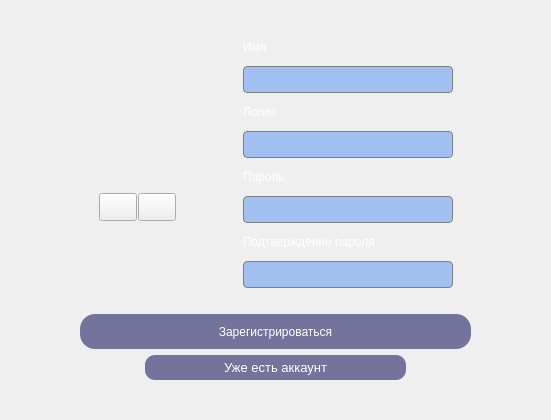
      <widget class="QWidget" name="SignUp">
       <property name="sizePolicy">
        <sizepolicy hsizetype="Expanding" vsizetype="Expanding">
         <horstretch>0</horstretch>
         <verstretch>0</verstretch>
        </sizepolicy>
       </property>
       <layout class="QVBoxLayout" name="verticalLayout_2">
        <property name="spacing">
         <number>0</number>
        </property>
        <property name="leftMargin">
         <number>0</number>
        </property>
        <property name="topMargin">
         <number>0</number>
        </property>
        <property name="rightMargin">
         <number>0</number>
        </property>
        <property name="bottomMargin">
         <number>0</number>
        </property>
        <item>
         <layout class="QVBoxLayout" name="verticalLayout_35">
          <item>
           <spacer name="verticalSpacer_6">
            <property name="orientation">
             <enum>Qt::Vertical</enum>
            </property>
            <property name="sizeHint" stdset="0">
             <size>
              <width>20</width>
              <height>40</height>
             </size>
            </property>
           </spacer>
          </item>
          <item>
           <layout class="QHBoxLayout" name="horizontalLayout_4">
            <item>
             <spacer name="horizontalSpacer_12">
              <property name="orientation">
               <enum>Qt::Horizontal</enum>
              </property>
              <property name="sizeHint" stdset="0">
               <size>
                <width>40</width>
                <height>20</height>
               </size>
              </property>
             </spacer>
            </item>
            <item>
             <layout class="QVBoxLayout" name="verticalLayout_34">
              <property name="spacing">
               <number>6</number>
              </property>
              <item>
               <layout class="QHBoxLayout" name="horizontalLayout_3">
                <item>
                 <spacer name="horizontalSpacer_10">
                  <property name="orientation">
                   <enum>Qt::Horizontal</enum>
                  </property>
                  <property name="sizeHint" stdset="0">
                   <size>
                    <width>40</width>
                    <height>20</height>
                   </size>
                  </property>
                 </spacer>
                </item>
                <item>
                 <layout class="QVBoxLayout" name="verticalLayout_6">
                  <item>
                   <spacer name="verticalSpacer_4">
                    <property name="orientation">
                     <enum>Qt::Vertical</enum>
                    </property>
                    <property name="sizeHint" stdset="0">
                     <size>
                      <width>20</width>
                      <height>40</height>
                     </size>
                    </property>
                   </spacer>
                  </item>
                  <item>
                   <widget class="QLabel" name="signup_avatar">
                    <property name="minimumSize">
                     <size>
                      <width>80</width>
                      <height>80</height>
                     </size>
                    </property>
                    <property name="maximumSize">
                     <size>
                      <width>80</width>
                      <height>80</height>
                     </size>
                    </property>
                    <property name="text">
                     <string/>
                    </property>
                    <property name="alignment">
                     <set>Qt::AlignCenter</set>
                    </property>
                   </widget>
                  </item>
                  <item>
                   <layout class="QHBoxLayout" name="horizontalLayout_10">
                    <property name="spacing">
                     <number>0</number>
                    </property>
                    <item>
                     <widget class="QPushButton" name="add_avatar">
                      <property name="minimumSize">
                       <size>
                        <width>38</width>
                        <height>28</height>
                       </size>
                      </property>
                      <property name="maximumSize">
                       <size>
                        <width>38</width>
                        <height>28</height>
                       </size>
                      </property>
                      <property name="styleSheet">
                       <string notr="true">image: url(:/Resources/plus.png);</string>
                      </property>
                      <property name="text">
                       <string/>
                      </property>
                     </widget>
                    </item>
                    <item>
                     <widget class="QPushButton" name="delete_avatar">
                      <property name="minimumSize">
                       <size>
                        <width>38</width>
                        <height>28</height>
                       </size>
                      </property>
                      <property name="maximumSize">
                       <size>
                        <width>38</width>
                        <height>28</height>
                       </size>
                      </property>
                      <property name="styleSheet">
                       <string notr="true">image: url(:/Resources/del.png);</string>
                      </property>
                      <property name="text">
                       <string/>
                      </property>
                     </widget>
                    </item>
                   </layout>
                  </item>
                  <item>
                   <spacer name="verticalSpacer_3">
                    <property name="orientation">
                     <enum>Qt::Vertical</enum>
                    </property>
                    <property name="sizeHint" stdset="0">
                     <size>
                      <width>20</width>
                      <height>40</height>
                     </size>
                    </property>
                   </spacer>
                  </item>
                 </layout>
                </item>
                <item>
                 <spacer name="horizontalSpacer_9">
                  <property name="orientation">
                   <enum>Qt::Horizontal</enum>
                  </property>
                  <property name="sizeHint" stdset="0">
                   <size>
                    <width>40</width>
                    <height>20</height>
                   </size>
                  </property>
                 </spacer>
                </item>
                <item>
                 <layout class="QVBoxLayout" name="verticalLayout_31">
                  <property name="spacing">
                   <number>12</number>
                  </property>
                  <item>
                   <layout class="QVBoxLayout" name="verticalLayout_11">
                    <item>
                     <widget class="QLabel" name="signup_name_label">
                      <property name="styleSheet">
                       <string notr="true">QLabel
{
        font: 13pt &quot;Open Sans Light&quot;;
		
	color: rgb(255, 255, 255);
}</string>
                      </property>
                      <property name="text">
                       <string>Имя</string>
                      </property>
                     </widget>
                    </item>
                    <item>
                     <widget class="QLineEdit" name="username_edit">
                      <property name="sizePolicy">
                       <sizepolicy hsizetype="Fixed" vsizetype="Fixed">
                        <horstretch>0</horstretch>
                        <verstretch>0</verstretch>
                       </sizepolicy>
                      </property>
                      <property name="minimumSize">
                       <size>
                        <width>210</width>
                        <height>27</height>
                       </size>
                      </property>
                      <property name="maximumSize">
                       <size>
                        <width>210</width>
                        <height>16777215</height>
                       </size>
                      </property>
                      <property name="styleSheet">
                       <string notr="true">QLineEdit
{
        font: 11pt &quot;Open Sans&quot;;
        border:1px solid  grey ;
        min-height: 25px;
        background-color: rgb(161, 192, 239);
		 border-radius: 4px;
}

QLineEdit:focus
{
        border:1px solid  #161626 ;
} </string>
                      </property>
                      <property name="maxLength">
                       <number>20</number>
                      </property>
                     </widget>
                    </item>
                   </layout>
                  </item>
                  <item>
                   <layout class="QVBoxLayout" name="verticalLayout_14">
                    <item>
                     <widget class="QLabel" name="signup_login_label">
                      <property name="styleSheet">
                       <string notr="true">QLabel
{
        font: 13pt &quot;Open Sans Light&quot;;
		
	color: rgb(255, 255, 255);
}</string>
                      </property>
                      <property name="text">
                       <string>Логин</string>
                      </property>
                     </widget>
                    </item>
                    <item>
                     <widget class="QLineEdit" name="login_edit">
                      <property name="sizePolicy">
                       <sizepolicy hsizetype="Fixed" vsizetype="Fixed">
                        <horstretch>0</horstretch>
                        <verstretch>0</verstretch>
                       </sizepolicy>
                      </property>
                      <property name="minimumSize">
                       <size>
                        <width>210</width>
                        <height>27</height>
                       </size>
                      </property>
                      <property name="maximumSize">
                       <size>
                        <width>210</width>
                        <height>16777215</height>
                       </size>
                      </property>
                      <property name="styleSheet">
                       <string notr="true">QLineEdit
{
        font: 11pt &quot;Open Sans&quot;;
        border:1px solid  grey ;
        min-height: 25px;
        background-color: rgb(161, 192, 239);
		 border-radius: 4px;
}

QLineEdit:focus
{
        border:1px solid  #161626 ;
} </string>
                      </property>
                      <property name="maxLength">
                       <number>20</number>
                      </property>
                     </widget>
                    </item>
                   </layout>
                  </item>
                  <item>
                   <layout class="QVBoxLayout" name="verticalLayout_15">
                    <item>
                     <widget class="QLabel" name="signup_password_label">
                      <property name="styleSheet">
                       <string notr="true">QLabel
{
        font: 13pt &quot;Open Sans Light&quot;;
		
	color: rgb(255, 255, 255);
}</string>
                      </property>
                      <property name="text">
                       <string>Пароль</string>
                      </property>
                     </widget>
                    </item>
                    <item>
                     <widget class="QLineEdit" name="password_edit">
                      <property name="sizePolicy">
                       <sizepolicy hsizetype="Fixed" vsizetype="Fixed">
                        <horstretch>0</horstretch>
                        <verstretch>0</verstretch>
                       </sizepolicy>
                      </property>
                      <property name="minimumSize">
                       <size>
                        <width>210</width>
                        <height>27</height>
                       </size>
                      </property>
                      <property name="maximumSize">
                       <size>
                        <width>210</width>
                        <height>27</height>
                       </size>
                      </property>
                      <property name="styleSheet">
                       <string notr="true">QLineEdit
{
        font: 11pt &quot;Open Sans&quot;;
        border:1px solid  grey ;
        min-height: 25px;
	background-color: rgb(161, 192, 239);
		 border-radius: 4px;

}

QLineEdit:focus
{
        border:1px solid  #161626 ;
} </string>
                      </property>
                      <property name="inputMethodHints">
                       <set>Qt::ImhHiddenText|Qt::ImhNoAutoUppercase|Qt::ImhNoPredictiveText|Qt::ImhSensitiveData</set>
                      </property>
                      <property name="maxLength">
                       <number>30</number>
                      </property>
                      <property name="echoMode">
                       <enum>QLineEdit::Password</enum>
                      </property>
                     </widget>
                    </item>
                   </layout>
                  </item>
                  <item>
                   <layout class="QVBoxLayout" name="verticalLayout_24">
                    <item>
                     <widget class="QLabel" name="signup_confirm_password_label">
                      <property name="styleSheet">
                       <string notr="true">QLabel
{
        font: 13pt &quot;Open Sans Light&quot;;
		
	color: rgb(255, 255, 255);
}</string>
                      </property>
                      <property name="text">
                       <string>Подтверждение пароля</string>
                      </property>
                     </widget>
                    </item>
                    <item>
                     <widget class="QLineEdit" name="confirm_password_edit">
                      <property name="minimumSize">
                       <size>
                        <width>210</width>
                        <height>27</height>
                       </size>
                      </property>
                      <property name="maximumSize">
                       <size>
                        <width>210</width>
                        <height>27</height>
                       </size>
                      </property>
                      <property name="styleSheet">
                       <string notr="true">QLineEdit
{
        font: 11pt &quot;Open Sans&quot;;
        border:1px solid  grey ;
        min-height: 25px;
        background-color: rgb(161, 192, 239);
		 border-radius: 4px;

}

QLineEdit:focus
{
        border:1px solid  #161626 ;
} </string>
                      </property>
                      <property name="maxLength">
                       <number>30</number>
                      </property>
                      <property name="echoMode">
                       <enum>QLineEdit::Password</enum>
                      </property>
                     </widget>
                    </item>
                   </layout>
                  </item>
                 </layout>
                </item>
                <item>
                 <spacer name="horizontalSpacer_11">
                  <property name="orientation">
                   <enum>Qt::Horizontal</enum>
                  </property>
                  <property name="sizeHint" stdset="0">
                   <size>
                    <width>40</width>
                    <height>20</height>
                   </size>
                  </property>
                 </spacer>
                </item>
               </layout>
              </item>
              <item>
               <layout class="QVBoxLayout" name="verticalLayout_30">
                <item>
                 <widget class="QLabel" name="signup_error_label">
                  <property name="styleSheet">
                   <string notr="true">QLabel {
	color: rgb(239, 41, 41);
	font: 11pt &quot;Sans&quot;;
}</string>
                  </property>
                  <property name="text">
                   <string/>
                  </property>
                  <property name="alignment">
                   <set>Qt::AlignCenter</set>
                  </property>
                 </widget>
                </item>
                <item>
                 <layout class="QHBoxLayout" name="horizontalLayout_2">
                  <item>
                   <spacer name="horizontalSpacer_7">
                    <property name="orientation">
                     <enum>Qt::Horizontal</enum>
                    </property>
                    <property name="sizeHint" stdset="0">
                     <size>
                      <width>40</width>
                      <height>20</height>
                     </size>
                    </property>
                   </spacer>
                  </item>
                  <item>
                   <layout class="QVBoxLayout" name="verticalLayout_4">
                    <item>
                     <widget class="QPushButton" name="signup_signup_button">
                      <property name="minimumSize">
                       <size>
                        <width>391</width>
                        <height>35</height>
                       </size>
                      </property>
                      <property name="maximumSize">
                       <size>
                        <width>391</width>
                        <height>35</height>
                       </size>
                      </property>
                      <property name="styleSheet">
                       <string notr="true">QPushButton:enabled
{
                font: 13pt &quot;Open Sans Semibold&quot;;
                background:  #73739b;
                border-radius: 15px;
                min-height:25px;
                padding: 5px;
                outline: 0;
                color: white;
}</string>
                      </property>
                      <property name="text">
                       <string>Зарегистрироваться</string>
                      </property>
                     </widget>
                    </item>
                    <item>
                     <layout class="QHBoxLayout" name="horizontalLayout_11">
                      <item>
                       <spacer name="horizontalSpacer_5">
                        <property name="orientation">
                         <enum>Qt::Horizontal</enum>
                        </property>
                        <property name="sizeHint" stdset="0">
                         <size>
                          <width>40</width>
                          <height>20</height>
                         </size>
                        </property>
                       </spacer>
                      </item>
                      <item>
                       <widget class="QPushButton" name="signup_haveAcc_button">
                        <property name="minimumSize">
                         <size>
                          <width>261</width>
                          <height>20</height>
                         </size>
                        </property>
                        <property name="maximumSize">
                         <size>
                          <width>261</width>
                          <height>26</height>
                         </size>
                        </property>
                        <property name="font">
                         <font>
                          <pointsize>10</pointsize>
                          <italic>false</italic>
                          <bold>false</bold>
                         </font>
                        </property>
                        <property name="styleSheet">
                         <string notr="true">QPushButton:enabled
{
                font: 10pt &quot;Open Sans Semibold&quot;;
                background:  #73739b;
                border-radius: 10px;
                min-height:10px;
				  max-height:16px;
                padding: 5px;
                outline: 0;
            color: white;
}</string>
                        </property>
                        <property name="text">
                         <string>Уже есть аккаунт</string>
                        </property>
                       </widget>
                      </item>
                      <item>
                       <spacer name="horizontalSpacer_6">
                        <property name="orientation">
                         <enum>Qt::Horizontal</enum>
                        </property>
                        <property name="sizeHint" stdset="0">
                         <size>
                          <width>40</width>
                          <height>20</height>
                         </size>
                        </property>
                       </spacer>
                      </item>
                     </layout>
                    </item>
                   </layout>
                  </item>
                  <item>
                   <spacer name="horizontalSpacer_8">
                    <property name="orientation">
                     <enum>Qt::Horizontal</enum>
                    </property>
                    <property name="sizeHint" stdset="0">
                     <size>
                      <width>40</width>
                      <height>20</height>
                     </size>
                    </property>
                   </spacer>
                  </item>
                 </layout>
                </item>
               </layout>
              </item>
             </layout>
            </item>
            <item>
             <spacer name="horizontalSpacer_13">
              <property name="orientation">
               <enum>Qt::Horizontal</enum>
              </property>
              <property name="sizeHint" stdset="0">
               <size>
                <width>40</width>
                <height>20</height>
               </size>
              </property>
             </spacer>
            </item>
           </layout>
          </item>
          <item>
           <spacer name="verticalSpacer_5">
            <property name="orientation">
             <enum>Qt::Vertical</enum>
            </property>
            <property name="sizeHint" stdset="0">
             <size>
              <width>20</width>
              <height>40</height>
             </size>
            </property>
           </spacer>
          </item>
         </layout>
        </item>
       </layout>
      </widget>
